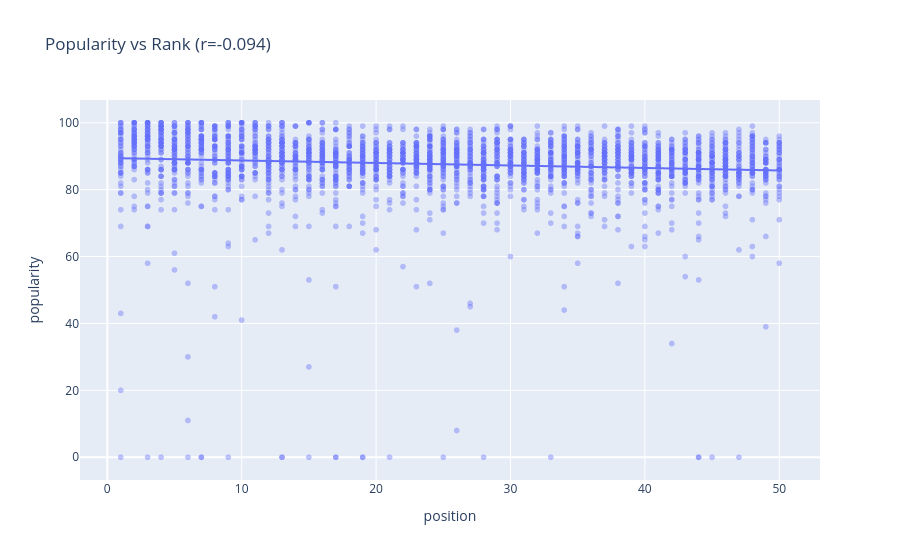

Here is the notebook cell this chart was saved with:
### Markdown cell above
## 4. Popularity vs Rank Correlation

### Code cell
corr = df[['popularity','position']].corr()
print('Correlation matrix:')
print(corr)

px.scatter(
    df.sample(3000, random_state=42),
    x='position', y='popularity',
    trendline='ols',
    title=f'Popularity vs Rank (r={corr.iloc[0,1]:.3f})',
    opacity=0.4
).show()

### Figure 1 — Plotly figure (JSON) as saved in the notebook; plotly's stock layout.template omitted (floating-point values rounded to 4 significant figures; data arrays with more than 128 entries replaced by an {"elided": "..."} marker saying what was removed)
{"data": [{"hovertemplate": "position=%{x}<br>popularity=%{y}<extra></extra>", "legendgroup": "", "marker": {"color": "#636efa", "opacity": 0.4, "symbol": "circle"}, "mode": "markers", "name": "", "showlegend": false, "type": "scattergl", "x": {"elided": "3000 int values"}, "xaxis": "x", "y": {"elided": "3000 int values"}, "yaxis": "y"}, {"hovertemplate": "<b>OLS trendline</b><br>popularity = -0.0746684 * position + 89.4701<br>R<sup>2</sup>=0.009852<br><br>position=%{x}<br>popularity=%{y} <b>(trend)</b><extra></extra>", "legendgroup": "", "marker": {"color": "#636efa", "symbol": "circle"}, "mode": "lines", "name": "", "showlegend": false, "type": "scattergl", "x": {"elided": "3000 int values"}, "xaxis": "x", "y": {"elided": "3000 float values"}, "yaxis": "y"}], "layout": {"legend": {"tracegroupgap": 0}, "title": {"text": "Popularity vs Rank (r=-0.094)"}, "xaxis": {"anchor": "y", "domain": [0, 1], "title": {"text": "position"}}, "yaxis": {"anchor": "x", "domain": [0, 1], "title": {"text": "popularity"}}}}
